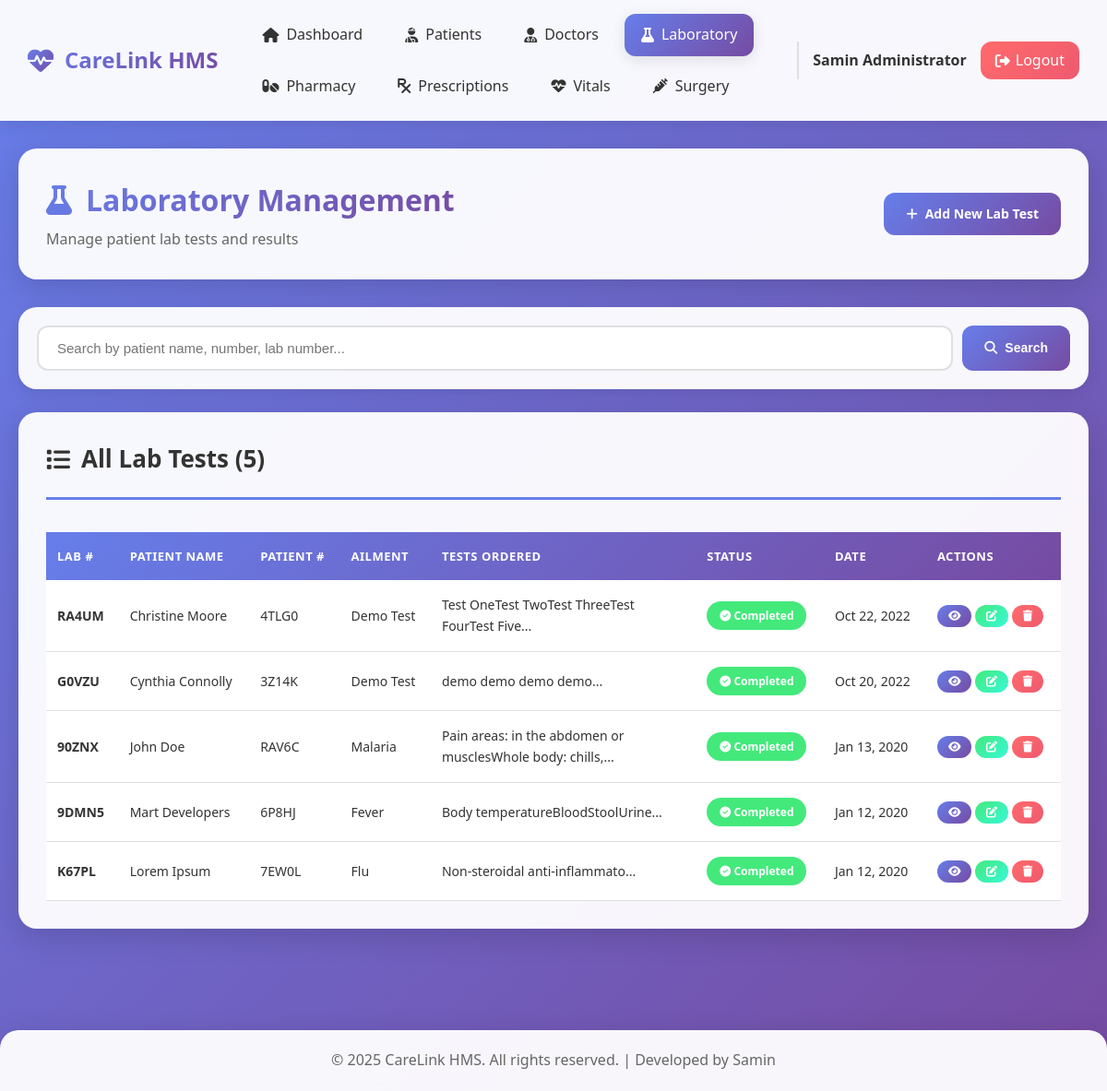
The page /backend/admin/laboratory.php (signed in) on the database as committed earlier.
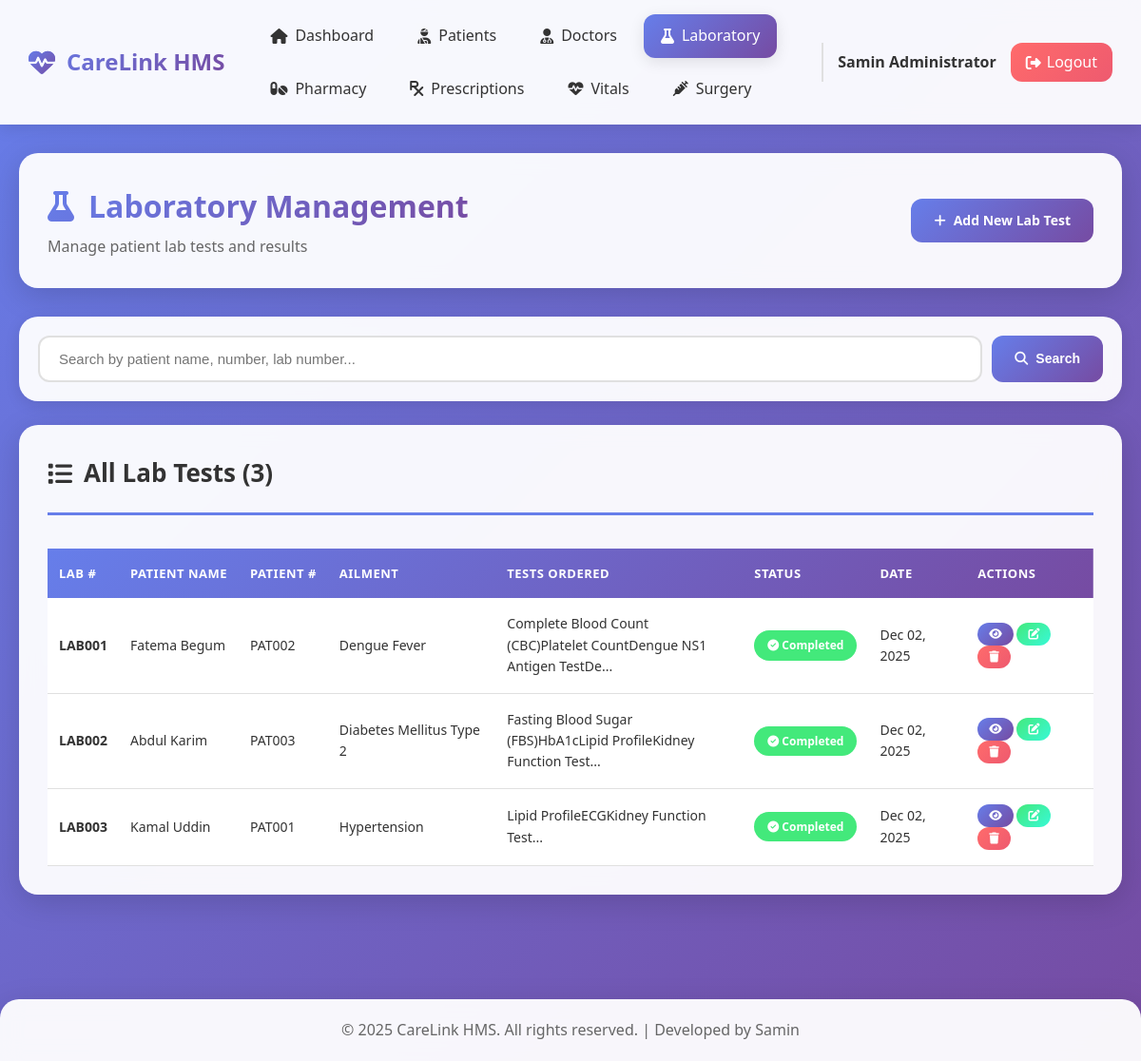
The same page on the database as committed later.
### tables this page shows
CREATE TABLE `his_laboratory` (
  `lab_id` int(11) NOT NULL,
  `lab_pat_name` varchar(200) DEFAULT NULL,
  `lab_pat_ailment` varchar(200) DEFAULT NULL,
  `lab_pat_number` varchar(200) DEFAULT NULL,
  `lab_pat_tests` longtext DEFAULT NULL,
  `lab_pat_results` longtext DEFAULT NULL,
  `lab_number` varchar(200) DEFAULT NULL,
  `lab_date_rec` timestamp NULL DEFAULT current_timestamp() ON UPDATE current_timestamp()
);

### backend/admin/laboratory.php (the view, shortened to what this page needs)
<?php
require_once '../includes/header.php';
require_once '../includes/navbar.php';
$lab_tests = mysqli_query($conn, "SELECT * FROM his_laboratory ORDER BY lab_date_rec DESC");
?>
<div class="container">
    <div class="page-header">
        <div>
            <h1><i class="fas fa-flask"></i> Laboratory Management</h1>
            <p>Manage patient lab tests and results</p>
        </div>
        <a href="add_lab_test.php" class="btn btn-primary">
            <i class="fas fa-plus"></i> Add New Lab Test
        </a>
    </div>
    <div class="search-bar">
        <form method="GET" action="">
            <input type="text" name="search" placeholder="Search by patient name, number, lab number..."
                   value="<?php echo isset($_GET['search']) ? htmlspecialchars($_GET['search']) : ''; ?>">
            <button type="submit" class="btn btn-primary"><i class="fas fa-search"></i> Search</button>
        </form>
    </div>
    <div class="content-card">
        <div class="card-header">
            <h2><i class="fas fa-list"></i> All Lab Tests (<?php echo mysqli_num_rows($lab_tests); ?>)</h2>
        </div>
        <div class="table-responsive">
            <table class="data-table">
                <thead>
                    <tr>
                        <th>Lab #</th>
                        <th>Patient Name</th>
                        <th>Patient #</th>
                        <th>Ailment</th>
                        <th>Tests Ordered</th>
                        <th>Status</th>
                        <th>Date</th>
                        <th>Actions</th>
                    </tr>
                </thead>
                <tbody>
                    <?php if(mysqli_num_rows($lab_tests) > 0): ?>
                        <?php while ($lab = mysqli_fetch_assoc($lab_tests)): ?>
                        <tr>
                            <td><strong><?php echo $lab['lab_number']; ?></strong></td>
                            <td><?php echo $lab['lab_pat_name']; ?></td>
                            <td><?php echo $lab['lab_pat_number']; ?></td>
                            <td><?php echo $lab['lab_pat_ailment']; ?></td>
                            <td>
                                <div style="max-width: 250px; overflow: hidden; text-overflow: ellipsis;">
                                    <?php echo strip_tags(substr($lab['lab_pat_tests'], 0, 100)); ?>...
                                </div>
                            </td>
                            <td>
                                <?php if(!empty($lab['lab_pat_results'])): ?>
                                    <span class="badge badge-success"><i class="fas fa-check-circle"></i> Completed</span>
                                <?php else: ?>
                                    <span class="badge badge-warning"><i class="fas fa-clock"></i> Pending</span>
                                <?php endif; ?>
                            </td>
                            <td><?php echo date('M d, Y', strtotime($lab['lab_date_rec'])); ?></td>
                            <td>
                                <a href="view_lab_test.php?id=<?php echo $lab['lab_id']; ?>" class="btn btn-sm btn-primary" title="View Details">
                                    <i class="fas fa-eye"></i>
                                </a>
                                <a href="edit_lab_test.php?id=<?php echo $lab['lab_id']; ?>" class="btn btn-sm btn-success" title="Edit/Add Results">
                                    <i class="fas fa-edit"></i>
                                </a>
                                <a href="delete_lab_test.php?id=<?php echo $lab['lab_id']; ?>"
                                   class="btn btn-sm btn-danger"
                                   onclick="return confirm('Are you sure you want to delete this lab test?');"
                                   title="Delete">
                                    <i class="fas fa-trash"></i>
                                </a>
                            </td>
                        </tr>
                        <?php endwhile; ?>
                    <?php endif; ?>
                </tbody>
            </table>
        </div>
    </div>
</div>
<?php require_once '../includes/footer.php'; ?>

### backend/includes/header.php (shortened to what this page needs)
<!DOCTYPE html>
<html lang="en">
<head>
    <link rel="stylesheet" href="https://cdnjs.cloudflare.com/ajax/libs/font-awesome/6.4.0/css/all.min.css">
    <link rel="stylesheet" href="../../assets/css/style.css">
</head>
<body></body>

### backend/includes/navbar.php
<div class="navbar">
    <div class="navbar-brand">
        <i class="fas fa-heartbeat"></i>
        <span>CareLink HMS</span>
    </div>
    <div class="navbar-menu">
        <a href="dashboard.php" class="nav-item <?php echo basename($_SERVER['PHP_SELF']) == 'dashboard.php' ? 'active' : ''; ?>">
            <i class="fas fa-home"></i> Dashboard
        </a>
        <a href="patients.php" class="nav-item <?php echo basename($_SERVER['PHP_SELF']) == 'patients.php' ? 'active' : ''; ?>">
            <i class="fas fa-user-injured"></i> Patients
        </a>
        <a href="doctors.php" class="nav-item <?php echo basename($_SERVER['PHP_SELF']) == 'doctors.php' ? 'active' : ''; ?>">
            <i class="fas fa-user-md"></i> Doctors
        </a>
        <a href="laboratory.php" class="nav-item <?php echo basename($_SERVER['PHP_SELF']) == 'laboratory.php' ? 'active' : ''; ?>">
            <i class="fas fa-flask"></i> Laboratory
        </a>
        <a href="pharmacy.php" class="nav-item <?php echo basename($_SERVER['PHP_SELF']) == 'pharmacy.php' ? 'active' : ''; ?>">
            <i class="fas fa-pills"></i> Pharmacy
        </a>
        <a href="prescriptions.php" class="nav-item <?php echo basename($_SERVER['PHP_SELF']) == 'prescriptions.php' ? 'active' : ''; ?>">
            <i class="fas fa-prescription"></i> Prescriptions
        </a>
        <a href="vitals.php" class="nav-item <?php echo basename($_SERVER['PHP_SELF']) == 'vitals.php' ? 'active' : ''; ?>">
            <i class="fas fa-heartbeat"></i> Vitals
        </a>
        <a href="surgery.php" class="nav-item <?php echo basename($_SERVER['PHP_SELF']) == 'surgery.php' ? 'active' : ''; ?>">
            <i class="fas fa-syringe"></i> Surgery
        </a>
    </div>
    <div class="navbar-user">
        <span><?php echo $_SESSION['admin_name']; ?></span>
        <a href="logout.php" class="btn-logout"><i class="fas fa-sign-out-alt"></i> Logout</a>
    </div>
</div>

### backend/includes/footer.php (shortened to what this page needs)
<footer class="footer">
        <p>&copy; <?php echo date('Y'); ?> CareLink HMS. All rights reserved. | Developed by Samin</p>
    </footer>
</body>
</html>

Rows that differ between the two databases and show on the page:
removed his_laboratory: lab_number "RA4UM", lab_pat_name "Christine Moore", lab_pat_number "4TLG0", lab_pat_ailment "Demo Test", lab_pat_tests "Test OneTest TwoTest ThreeTest FourTest Five", shows "Completed", lab_date_rec "Oct 22, 2022"
removed his_laboratory: lab_number "G0VZU", lab_pat_name "Cynthia Connolly", lab_pat_number "3Z14K", lab_pat_ailment "Demo Test", lab_pat_tests "demo demo demo demo", lab_pat_results "<p>54545</p>" (drawn), lab_date_rec "Oct 20, 2022"
removed his_laboratory: lab_number "90ZNX", lab_pat_name "John Doe", lab_pat_number "RAV6C", lab_pat_ailment "Malaria", lab_pat_tests "Pain areas: in the abdomen or musclesWhole body: chills,", shows "Completed", lab_date_rec "Jan 13, 2020"
removed his_laboratory: lab_number "9DMN5", lab_pat_name "Mart Developers", lab_pat_number "6P8HJ", lab_pat_ailment "Fever", lab_pat_tests "Body temperatureBloodStoolUrine", shows "Completed", lab_date_rec "Jan 12, 2020"
removed his_laboratory: lab_number "K67PL", lab_pat_name "Lorem Ipsum", lab_pat_number "7EW0L", lab_pat_ailment "Flu", lab_pat_tests "Non-steroidal anti-inflammato", shows "Completed", lab_date_rec "Jan 12, 2020"
added his_laboratory: lab_number "LAB001", lab_pat_name "Fatema Begum", lab_pat_number "PAT002", lab_pat_ailment "Dengue Fever", lab_pat_tests "Complete Blood Count (CBC)Platelet CountDengue NS1 Antigen TestDe", shows "Completed", lab_date_rec "Dec 02, 2025"
added his_laboratory: lab_number "LAB002", lab_pat_name "Abdul Karim", lab_pat_number "PAT003", lab_pat_ailment "Diabetes Mellitus Type 2", lab_pat_tests "Fasting Blood Sugar (FBS)HbA1cLipid ProfileKidney Function Test", shows "Completed", lab_date_rec "Dec 02, 2025"
added his_laboratory: lab_number "LAB003", lab_pat_name "Kamal Uddin", lab_pat_number "PAT001", lab_pat_ailment "Hypertension", lab_pat_tests "Lipid ProfileECGKidney Function Test", shows "Completed", lab_date_rec "Dec 02, 2025"
Other text that changed with them:
mysqli_num_rows($lab_tests): "5" → "3"
